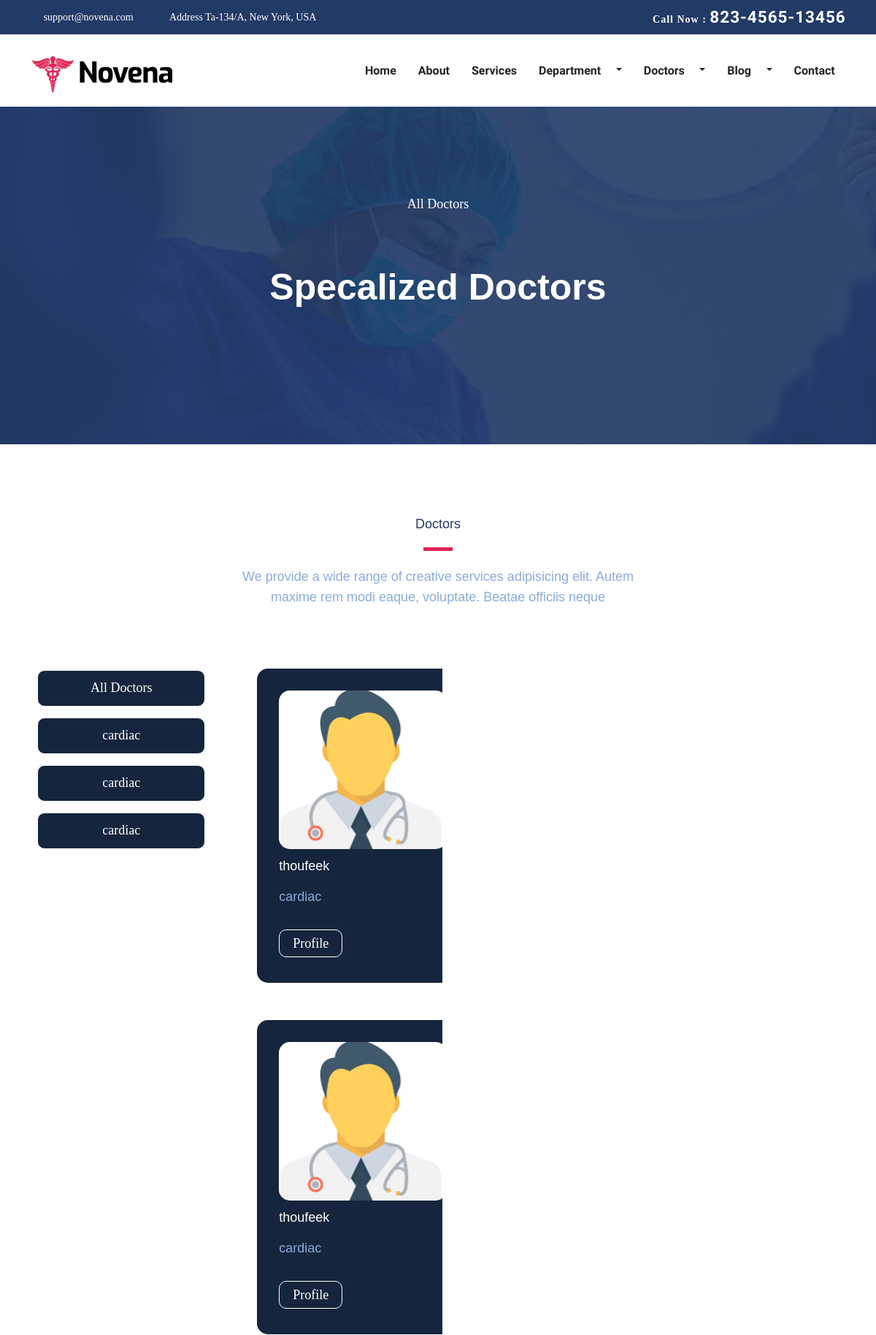
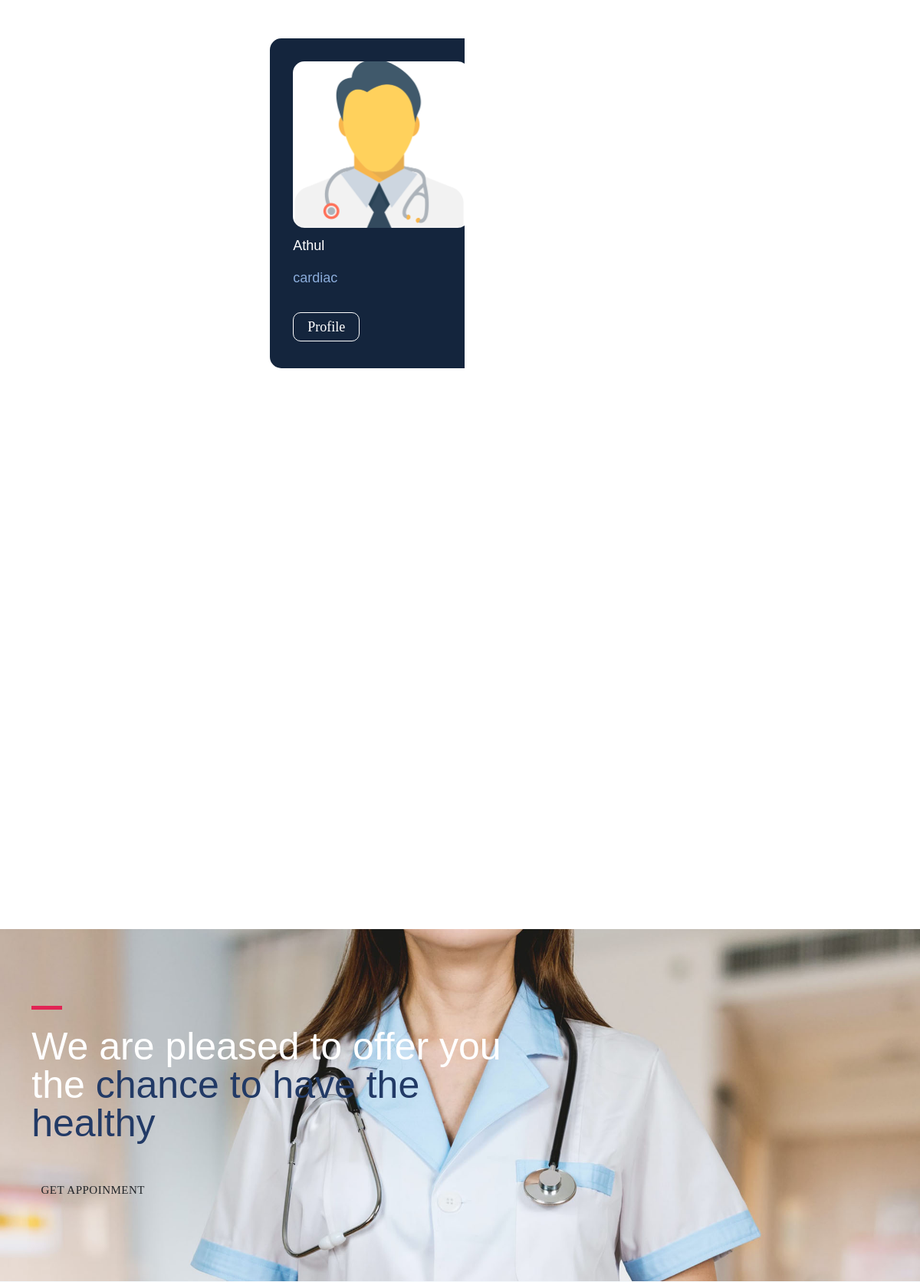
The app's page /frontend/filterdoctor/cardiac/ (upper part) with its own data (2 pictures, top to bottom).
### backend/models.py (models this page shows, shortened)
class doctordb(models.Model):
    doctorid = models.IntegerField(unique=True)
    dname=models.CharField(max_length=100,null=True,blank=True)
    special=models.CharField(max_length=100,null=True,blank=True)
    qualification=models.CharField(max_length=100,null=True,blank=True)
    profile=models.CharField(max_length=100,null=True,blank=True)
    dmail=models.EmailField(max_length=100,null=True,blank=True)
    dphone=models.CharField(max_length=100,null=True,blank=True)
    gender=models.CharField(max_length=100,null=True,blank=True)
    fee=models.IntegerField(max_length=100,null=True,blank=True)
    password = models.CharField(max_length=8, null=True, blank=True)
    address = models.CharField(max_length=8, null=True, blank=True)
    Location = models.CharField(max_length=8, null=True, blank=True)
    Experiance = models.CharField(max_length=8, null=True, blank=True,default='Fresher')
    profileimage=models.ImageField(upload_to='profile',null=True,blank=True,default='Untitled.png')
    age=models.IntegerField(default=0,null=True,blank=True)
    dob=models.CharField(max_length=20,null=True,blank=True)

### frontend/views.py (the view)
# urls.py: path('filterdoctor/<depa>/',views.filterdoctor,name="filterdoctor"),
def filterdoctor(request,depa):
    cat = doctordb.objects.all()
    datad = doctordb.objects.filter(special=depa)
    dep = categorydb.objects.all()
    return render(request,"filterdoctor.html",{'datad':datad,'cat':cat,'dep':dep})

### frontend/templates/filterdoctor.html (shortened to what this page needs)
<!DOCTYPE html>
{% load static %}
<html lang="zxx">
<head>
  <link rel="stylesheet" href="{% static 'plugins/bootstrap/css/bootstrap.min.css' %}">
  <link rel="stylesheet" href="{% static 'plugins/icofont/icofont.min.css' %}">
  <link rel="stylesheet" href="{% static 'plugins/slick-carousel/slick/slick.css' %}">
  <link rel="stylesheet" href="{% static 'plugins/slick-carousel/slick/slick-theme.css' %}">
  <link rel="stylesheet" href="{% static 'css/style.css' %}">
	<link href="https://cdn.jsdelivr.net/npm/bootstrap@5.3.2/dist/css/bootstrap.min.css" rel="stylesheet">
</head>
<body id="top">
<header>
	<div class="header-top-bar">
		<div class="container">
			<div class="row align-items-center">
				<div class="col-lg-6">
					<ul class="top-bar-info list-inline-item pl-0 mb-0">
						<li class="list-inline-item"><a href="mailto:support@gmail.com"><i class="icofont-support-faq mr-2"></i>support@novena.com</a></li>
						<li class="list-inline-item"><i class="icofont-location-pin mr-2"></i>Address Ta-134/A, New York, USA </li>
					</ul>
				</div>
				<div class="col-lg-6">
					<div class="text-lg-right top-right-bar mt-2 mt-lg-0">
						<a href="tel:+23-345-67890" >
							<span>Call Now : </span>
							<span class="h4">823-4565-13456</span>
						</a>
					</div>
				</div>
			</div>
		</div>
	</div>
	<nav class="navbar navbar-expand-lg navigation" id="navbar">
		<div class="container">
		 	 <a class="navbar-brand" href="index.html">
			  	<img src="images/logo.png" alt="" class="img-fluid">
			  </a>
		   <div class="collapse navbar-collapse" id="navbarmain">
			<ul class="navbar-nav ml-auto">
			  <li class="nav-item active">
				<a class="nav-link" href="{% url 'homepage' %}">Home</a>
			  </li>
			   <li class="nav-item"><a class="nav-link" href="{% url 'about' %}">About</a></li>
			    <li class="nav-item"><a class="nav-link" href="service.html">Services</a></li>
			    <li class="nav-item dropdown">
					<a class="nav-link dropdown-toggle" href="department.html" id="dropdown02" data-toggle="dropdown" aria-haspopup="true" aria-expanded="false">Department <i class="icofont-thin-down"></i></a>
			  	</li>
			  	<li class="nav-item dropdown">
					<a class="nav-link dropdown-toggle" href="doctor.html" id="dropdown03" data-toggle="dropdown" aria-haspopup="true" aria-expanded="false">Doctors <i class="icofont-thin-down"></i></a>
			  	</li>
			   <li class="nav-item dropdown">
					<a class="nav-link dropdown-toggle" href="blog-sidebar.html" id="dropdown05" data-toggle="dropdown" aria-haspopup="true" aria-expanded="false">Blog <i class="icofont-thin-down"></i></a>
			  	</li>
			   <li class="nav-item"><a class="nav-link" href="{% url 'contact' %}">Contact</a></li>
			</ul>
		  </div>
		</div>
	</nav>
</header>
<section class="page-title bg-1">
  <div class="container">
    <div class="row">
      <div class="col-md-12">
        <div class="block text-center">
          <span class="text-white">All Doctors</span>
          <h1 class="text-capitalize mb-5 text-lg">Specalized doctors</h1>
        </div>
      </div>
    </div>
  </div>
</section>
<section class="section doctors">
  <div class="container">
  	  <div class="row justify-content-center">
             <div class="col-lg-6 text-center">
                <div class="section-title">
                    <h2>Doctors</h2>
                    <div class="divider mx-auto my-4"></div>
                    <p>We provide a wide range of creative services adipisicing elit. Autem maxime rem modi eaque, voluptate. Beatae officiis neque </p>
                </div>
            </div>
        </div>
      <div style="background-color:; height:900px; width:250px;">
	        <div>
				<button class="myclass" style="border:solid; border-width:thin; border-color:white; border-radius:10px; margin-top:15px; margin-left:10px;  WIDTH:230px; text-align:center; color:RED;" >
							<a href="" style="">
								<span style="margin-left:auto;">All Doctors</span>
							</a>
				</button>
				{% for i in cat %}
				<button type="submit" class="myclass" style="border:solid; border-width:thin; border-color:white; border-radius:10px; margin-top:15px; margin-left:10px;  WIDTH:230px; text-align:center; color:RED;" >
							<a href="{% url 'filterdoctor' depa=i.special %}" style="">
								<span style="margin-left:auto;">{{i.special}}</span>
							</a>
				</button>
				{% endfor %}
	        </div>
      </div>
    <div class="row shuffle-wrapper portfolio-gallery" style="margin-left:300px; margin-top:-950px;">
      	<div class="col-lg-4 col-sm-4 col-md-5 mb-4 shuffle-item" data-groups="[&quot;cat1&quot;,&quot;cat2&quot;]" >&nbsp;
			{% for i in datad %}
	      	<div class="position-relative doctor-inner-box"	>
				<div class="card-container" style="width:290px;HEIGHT:430PX;">
        				<img class="hero-image" src="{% static 'images/team/doctor.png' %}" alt="Spinning glass cube"/>
      				<main class="main-content" style="margin-top:10px;">
        				<p style="color:white;">{{i.dname}}</p>
						<p>{{i.special}}</p>
					</main>
					<button class="button" style="border:solid; border-width:thin; border-color:white; border-radius:10px; margin-top:15px; margin-right:50px;" >
							<a href="{% url 'docpro' datasid=i.id %}">
								<span class="ap">Profile</span>
							</a>
					</button>
    			</div>
			</div>
			{% endfor %}
		</div>
	</div>
    </div>
	<div>
		<br>
		<br>
		<br>
		<br>
		<br>
		<br>
		<br>
		<br>
		<br>
		<br>
		<br>
		<br>
		<br>
		<br>
		<br>
		<br>
		<br>
		<br>
		<br>
		<br>
		<br>
		<br>
	</div>
</section>
<section class="section cta-page">
	<div class="container">
		<div class="row">
			<div class="col-lg-7">
				<div class="cta-content">
					<div class="divider mb-4"></div>
					<h2 class="mb-5 text-lg">We are pleased to offer you the <span class="title-color">chance to have the healthy</span></h2>
					<a href="appoinment.html" class="btn btn-main-2 btn-round-full">Get appoinment<i class="icofont-simple-right  ml-2"></i></a>
				</div>
			</div>
		</div>
	</div>
</section>
  </body>
  </html>

### frontend/static/css/style.css (style rules this page uses)
html { overflow-x: hidden; }
body { line-height: 1.6; font-family: "Roboto", sans-serif; -webkit-font-smoothing: antialiased; font-size: 16px; color: #6F8BA4; font-weight: 400; }
h1, .h1, h2, .h2, h3, .h3, h4, .h4, h5, .h5, h6, .h6 { font-family: "Exo", sans-serif; font-weight: 700; color: #222; }
h1, .h1 { font-size: 2.5rem; }
h2, .h2 { font-size: 44px; }
h4, .h4 { font-size: 1.3rem; line-height: 30px; }
p { line-height: 30px; }
.btn { display: inline-block; font-size: 14px; font-size: 0.8125rem; font-weight: 700; letter-spacing: .5px; padding: .75rem 2rem; font-family: "Exo", sans-serif; text-transform: uppercase; border-radius: 5px; border: 2px solid transparent; transition: all .35s ease; }
.btn-main-2 { background: #e12454; color: #fff; border-color: #e12454; }
.btn-round-full { border-radius: 50px; }
.section { padding: 100px 0; }
.text-lg { font-size: 3.75rem; }
a { color: #222; text-decoration: none; transition: all .35s ease; }
.page-title { padding: 120px 0px 70px 0px; position: relative; }
.page-title .block h1 { color: #fff; }
.title-color { color: #223a66; }
.section-title { margin-bottom: 70px; }
.section-title h2 { color: #223a66; }
.text-lg { font-size: 50px; }
#navbarmain { padding: 20px 0px; }
#navbarmain .nav-link { font-weight: 600; padding: 10px 15px; color: #222; font-family: "Exo", sans-serif; text-transform: capitalize; font-size: 16px; transition: all .25s ease; }
.dropdown-toggle::after { display: none; }
.navbar-brand { margin-top: 10px; }
.header-top-bar { background: #223a66; font-size: 14px; padding: 10px 0px; box-shadow: 0 1px 2px rgba(0, 0, 0, 0.05); color: #fff; }
.top-bar-info li a { color: #fff; margin-right: 20px; }
.top-right-bar a span { color: #fff; font-weight: 600; letter-spacing: 1px; }
.bg-1 { background: url("../images/bg/22.jpg") no-repeat 50% 50%; background-size: cover; position: relative; }
.divider { width: 40px; height: 5px; background: #e12454; }
.doctor-inner-box { overflow: hidden; }
.cta-page { background: url("../images/bg/banner.jpg") no-repeat; background-size: cover; position: relative; }

### frontend/templates/filterdoctor.html (style rules this page uses)
body { font-family:Georgia }
:root { font-size: 15px; --var-soft-blue: hsl(215, 51%, 70%); --var-cyan: hsl(178, 100%, 50%); --var-main-darkest: hsl(217, 54%, 11%); --var-card-dark: hsl(216, 50%, 16%); --var-line-dark: hsl(215, 32%, 27%); --var-lightest: white; --var-heading: normal normal 600 1.5em/1.6em 'Outfit', sans-serif; --var-small-heading: normal normal 400 1em/1em 'Outfit', sans-serif; --var-para: normal normal 300 1em/1.55em 'Outfit', sans-serif; }
html { box-sizing: border-box; }
*, *::before, *::after { box-sizing: inherit; margin: 0; }
body { background-color: white; }
img { width: 100%; border-radius: 15px; display: block; }
a { color: inherit; }
h1 { font: var(--var-heading); color: var(--var-lightest); padding: 1.2em 0; }
h2 { font: var(--var-small-heading); color: var(--var-lightest); }
p { font: var(--var-para); color: var(--var-soft-blue); }
span { color: white; text-align:center; }
.card-container { width: 100%; max-width: 400px; margin: 2em auto; background-color: var(--var-card-dark); border-radius: 15px; margin-bottom: 1rem; padding: 2rem; }
@media (min-width:600px) { body { font-size: 18px; } }
a { text-decoration:none }
.myclass { font: inherit; background-color:hsl(216, 50%, 16%); width:100px; height:50px; }

### records on screen
doctordb: special "cardiac", dname "thoufeek"
doctordb: special "cardiac", dname "thoufeek"
doctordb: special "cardiac", dname "Athul"
